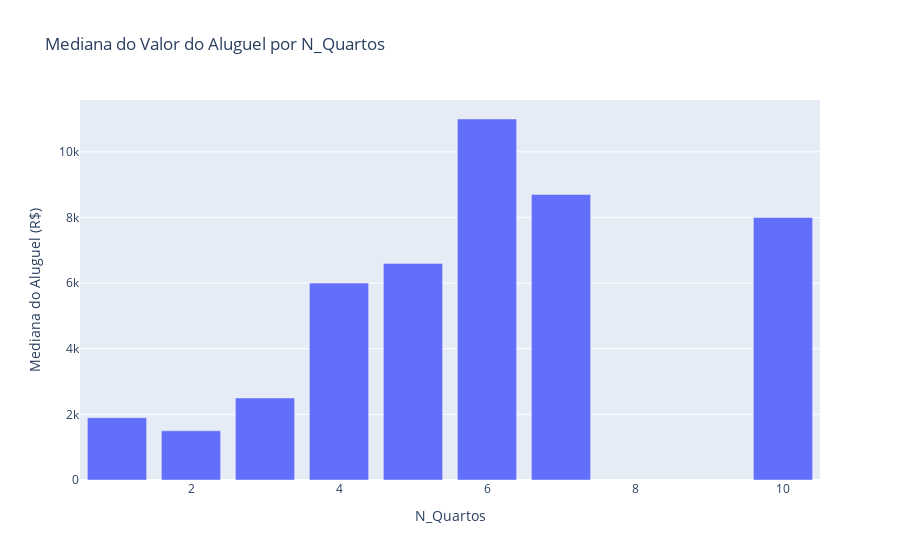
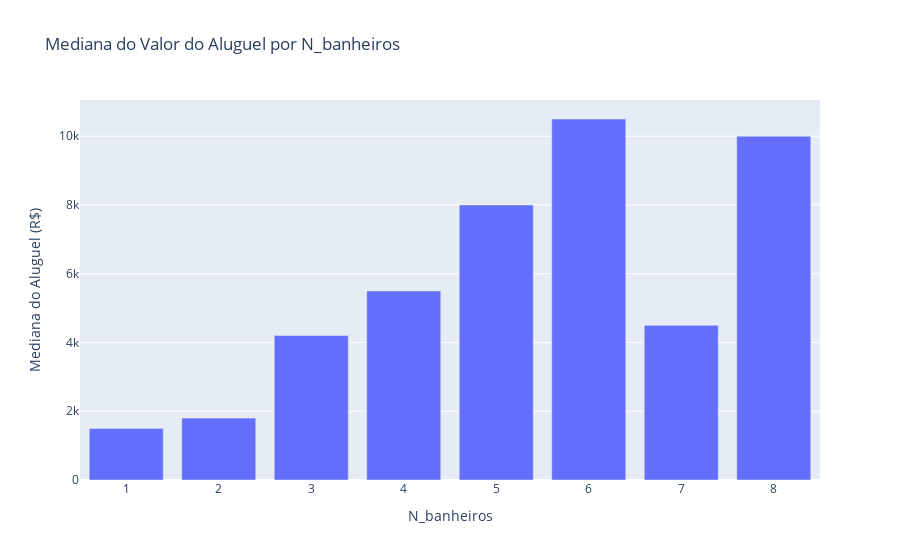
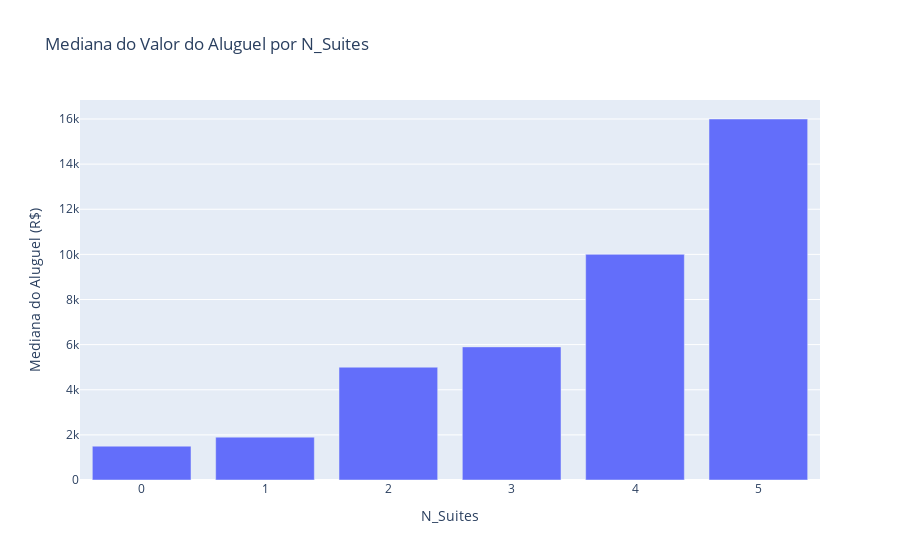
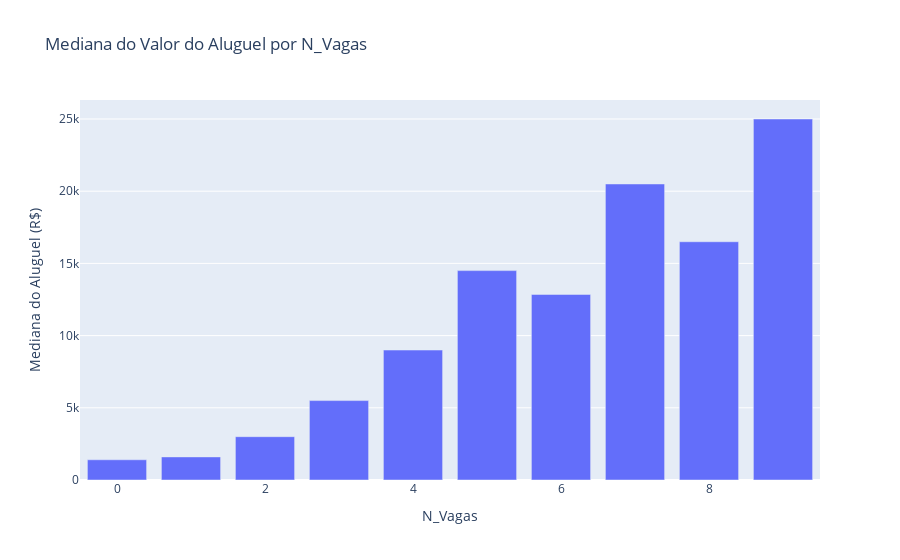

The notebook cell saved with these charts, in order:
### Markdown cell above
### Após a análise dos dados baseados em informações de imóveis no mundo real, pensando no objetivo deste trabalho que é aplicar uma regressão linear, cheguei a conclusão que não é valido garantir consistência dos dados com o mundo real, basta que os dados sejam consistentes estatísticamente. E como não temos informação referente a localização do imóvel, fica dificil entender se o valor alto de condominio se dá pela localização ou se de fato é um erro de digitação. 

### Também pude confirmar que a metragem e o valor de condomínio estão relacionados, ambos possuem valores altos que não temos como confirmar se é de fato um erro ou não. Por isso o caminho que decidi seguir foi de aplicar o log nas variáveis antes da separação do modelo. Para uma melhor análise, irei rodar o modelo nos três seguintes cenários:

1) modelo original com o log somente no target,

2) log apenas na metragem,

3) log nas duas variáveis.

### Depois irei verificar em qual dos cenários o modelo teve o melhor desempenho.

### Code cell
colunas = [
    'N_Quartos', 'N_banheiros', 'N_Suites', 'N_Vagas'
]

for col in colunas:
    if df[col].dtype in ['int64', 'float64']:
        # Agrupa pela variável e calcula a mediana do Valor_Aluguel
        mediana = df.groupby(col)['Valor_Aluguel'].median().reset_index()
        
        fig = px.bar(
            mediana,
            x=col,
            y='Valor_Aluguel',
            title=f'Mediana do Valor do Aluguel por {col}',
            labels={col: col, 'Valor_Aluguel': 'Mediana do Aluguel (R$)'}
        )
        fig.show()

### Figure 1 — Plotly figure (JSON) as saved in the notebook; plotly's stock layout.template omitted (floating-point values rounded to 4 significant figures)
{"data": [{"hovertemplate": "N_Quartos=%{x}<br>Mediana do Aluguel (R$)=%{y}<extra></extra>", "legendgroup": "", "marker": {"color": "#636efa", "pattern": {"shape": ""}}, "name": "", "orientation": "v", "showlegend": false, "textposition": "auto", "type": "bar", "x": [1, 2, 3, 4, 5, 6, 7, 10], "xaxis": "x", "y": [1900.0, 1500.0, 2500.0, 6000.0, 6600.0, 11000.0, 8700.0, 8000.0], "yaxis": "y"}], "layout": {"barmode": "relative", "legend": {"tracegroupgap": 0}, "title": {"text": "Mediana do Valor do Aluguel por N_Quartos"}, "xaxis": {"anchor": "y", "domain": [0, 1], "title": {"text": "N_Quartos"}}, "yaxis": {"anchor": "x", "domain": [0, 1], "title": {"text": "Mediana do Aluguel (R$)"}}}}

### Figure 2 — Plotly figure (JSON) as saved in the notebook; plotly's stock layout.template omitted (floating-point values rounded to 4 significant figures)
{"data": [{"hovertemplate": "N_banheiros=%{x}<br>Mediana do Aluguel (R$)=%{y}<extra></extra>", "legendgroup": "", "marker": {"color": "#636efa", "pattern": {"shape": ""}}, "name": "", "orientation": "v", "showlegend": false, "textposition": "auto", "type": "bar", "x": [1, 2, 3, 4, 5, 6, 7, 8], "xaxis": "x", "y": [1500.0, 1800.0, 4200.0, 5500.0, 8000.0, 10500.0, 4500.0, 10000.0], "yaxis": "y"}], "layout": {"barmode": "relative", "legend": {"tracegroupgap": 0}, "title": {"text": "Mediana do Valor do Aluguel por N_banheiros"}, "xaxis": {"anchor": "y", "domain": [0, 1], "title": {"text": "N_banheiros"}}, "yaxis": {"anchor": "x", "domain": [0, 1], "title": {"text": "Mediana do Aluguel (R$)"}}}}

### Figure 3 — Plotly figure (JSON) as saved in the notebook; plotly's stock layout.template omitted (floating-point values rounded to 4 significant figures)
{"data": [{"hovertemplate": "N_Suites=%{x}<br>Mediana do Aluguel (R$)=%{y}<extra></extra>", "legendgroup": "", "marker": {"color": "#636efa", "pattern": {"shape": ""}}, "name": "", "orientation": "v", "showlegend": false, "textposition": "auto", "type": "bar", "x": [0, 1, 2, 3, 4, 5], "xaxis": "x", "y": [1500.0, 1900.0, 5000.0, 5900.0, 10000.0, 16000.0], "yaxis": "y"}], "layout": {"barmode": "relative", "legend": {"tracegroupgap": 0}, "title": {"text": "Mediana do Valor do Aluguel por N_Suites"}, "xaxis": {"anchor": "y", "domain": [0, 1], "title": {"text": "N_Suites"}}, "yaxis": {"anchor": "x", "domain": [0, 1], "title": {"text": "Mediana do Aluguel (R$)"}}}}

### Figure 4 — Plotly figure (JSON) as saved in the notebook; plotly's stock layout.template omitted (floating-point values rounded to 4 significant figures)
{"data": [{"hovertemplate": "N_Vagas=%{x}<br>Mediana do Aluguel (R$)=%{y}<extra></extra>", "legendgroup": "", "marker": {"color": "#636efa", "pattern": {"shape": ""}}, "name": "", "orientation": "v", "showlegend": false, "textposition": "auto", "type": "bar", "x": [0, 1, 2, 3, 4, 5, 6, 7, 8, 9], "xaxis": "x", "y": [1400.0, 1600.0, 3000.0, 5500.0, 9000.0, 14500.0, 12850.0, 20500.0, 16500.0, 25000.0], "yaxis": "y"}], "layout": {"barmode": "relative", "legend": {"tracegroupgap": 0}, "title": {"text": "Mediana do Valor do Aluguel por N_Vagas"}, "xaxis": {"anchor": "y", "domain": [0, 1], "title": {"text": "N_Vagas"}}, "yaxis": {"anchor": "x", "domain": [0, 1], "title": {"text": "Mediana do Aluguel (R$)"}}}}
